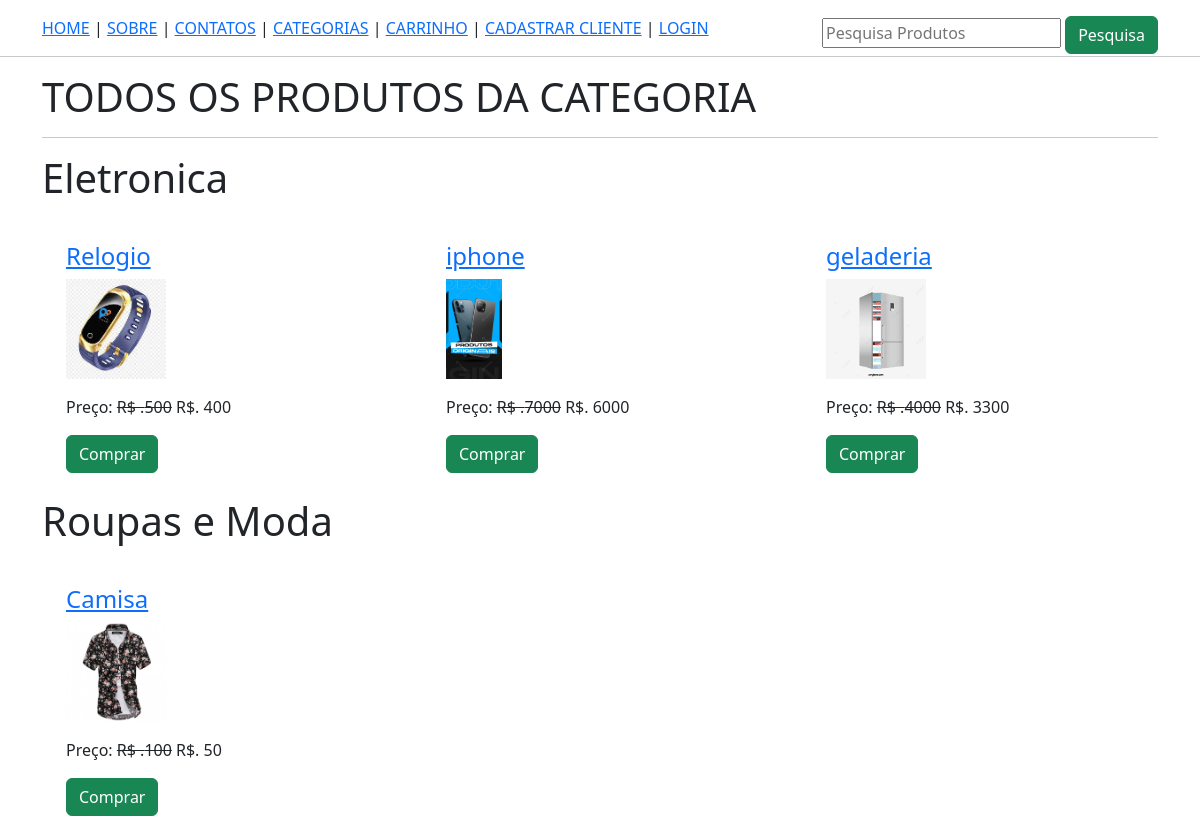
Screenshot of /todos-produtos/ with the database file from the repository.
### lojaapp/models.py (models this page shows, shortened)
class Categoria(models.Model):
    titulo = models.CharField(max_length =200)
    slug = models.SlugField(unique = True)

class Produto(models.Model):
    titulo = models.CharField(max_length =200)
    slug = models.SlugField(unique = True)
    categoria = models.ForeignKey(Categoria,on_delete=models.CASCADE)
    image = models.ImageField(upload_to= "produtos")
    preco_mercado = models.PositiveIntegerField()
    venda = models.PositiveIntegerField()
    discricao = models.TextField()
    garantia = models.CharField(max_length =300, null = True, blank = True)
    return_devolucao = models.CharField(max_length =300, null = True, blank = True)
    visualizacao = models.PositiveIntegerField(default = 0)

### lojaapp/views.py (the view)
# urls.py: path('todos-produtos/', TodosProdutosView.as_view(), name='TodosProdutos'),
class TodosProdutosView(LojaMixin,TemplateView):
    template_name = 'todosprodutos.html'
    def get_context_data(self, **kwargs ):
        context = super().get_context_data(**kwargs)
        context['todosctegorias'] = Categoria.objects.all()
        return context

### lojaapp/views.py (called while the page is built)
    def dispatch(self, request, *args, **kwargs):
        carro_id = request.session.get("carro_id")
        if carro_id:
            carro_obj = Carro.objects.get(id=carro_id)
            if request.user.is_authenticated and hasattr(request.user, 'cliente'):
                carro_obj.cliente = request.user.cliente
                carro_obj.save()
        return super().dispatch(request, *args, **kwargs)

### lojaapp/templates/todosprodutos.html (shortened to what this page needs)
{% extends 'base.html' %}
{% block content %}
<div class="container">
    <h1>TODOS OS PRODUTOS DA CATEGORIA</h1>
   <hr>
    {%for cat in todosctegorias %}
    <h1 >{{cat.titulo}}</h1>
    <div class="row mt-3">
        {% for p  in  cat.produto_set.all %}
        <div class="col-md-4">
            <div class="m-4">
            <h4> <a href="{% url 'lojaapp:produtodetelahe' p.slug %}">{{ p.titulo }}</a></h4>
            <img src= "{{p.image.url}}" alt ="" class = "img-fluid"  style="height: 100px; object-fit: cover;">
        <p class ="mt-3"> Preço: <strike> R$ .{{p.preco_mercado}}</strike> R$. {{p.venda}}</p>
        <a href="{% url 'lojaapp:addcarro' p.id%}" class="btn btn-success">Comprar</a>
    </div>
        </div>
        {% endfor %}
     </div>
    {% endfor %}
</div>
{% endblock %}

### rows the page displays
Categoria: titulo "Eletronica"
Produto: titulo "Relogio", image (picture), preco_mercado "500", venda "400"
Produto: titulo "iphone", image (picture), preco_mercado "7000", venda "6000"
Produto: titulo "geladeria", image (picture), preco_mercado "4000", venda "3300"
Categoria: titulo "Roupas e Moda"
Produto: titulo "Camisa", image (picture), preco_mercado "100", venda "50"
